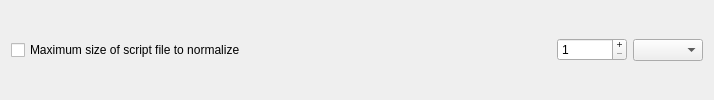
            <widget class="QFrame" name="limitFrame_9">
             <property name="minimumSize">
              <size>
               <width>0</width>
               <height>0</height>
              </size>
             </property>
             <property name="frameShape">
              <enum>QFrame::Shape::NoFrame</enum>
             </property>
             <property name="frameShadow">
              <enum>QFrame::Shadow::Raised</enum>
             </property>
             <layout class="QHBoxLayout" name="horizontalLayout_20">
              <property name="topMargin">
               <number>2</number>
              </property>
              <property name="bottomMargin">
               <number>2</number>
              </property>
              <item>
               <widget class="QCheckBox" name="pwmaxSizeOfScriptFileToNormalizeCheckBox">
                <property name="text">
                 <string>Maximum size of script file to normalize</string>
                </property>
               </widget>
              </item>
              <item>
               <spacer name="horizontalSpacer_13">
                <property name="orientation">
                 <enum>Qt::Orientation::Horizontal</enum>
                </property>
                <property name="sizeHint" stdset="0">
                 <size>
                  <width>305</width>
                  <height>20</height>
                 </size>
                </property>
               </spacer>
              </item>
              <item>
               <widget class="QSpinBox" name="pwmaxSizeOfScriptFileToNormalizeSpinBox">
                <property name="minimumSize">
                 <size>
                  <width>70</width>
                  <height>0</height>
                 </size>
                </property>
                <property name="buttonSymbols">
                 <enum>QAbstractSpinBox::ButtonSymbols::PlusMinus</enum>
                </property>
                <property name="minimum">
                 <number>1</number>
                </property>
                <property name="maximum">
                 <number>999</number>
                </property>
               </widget>
              </item>
              <item>
               <widget class="QComboBox" name="pwmaxSizeOfScriptFileToNormalizeComboBox">
                <property name="minimumSize">
                 <size>
                  <width>70</width>
                  <height>0</height>
                 </size>
                </property>
                <item>
                 <property name="text">
                  <string/>
                 </property>
                </item>
                <item>
                 <property name="text">
                  <string>K</string>
                 </property>
                </item>
                <item>
                 <property name="text">
                  <string>M</string>
                 </property>
                </item>
               </widget>
              </item>
             </layout>
            </widget>
